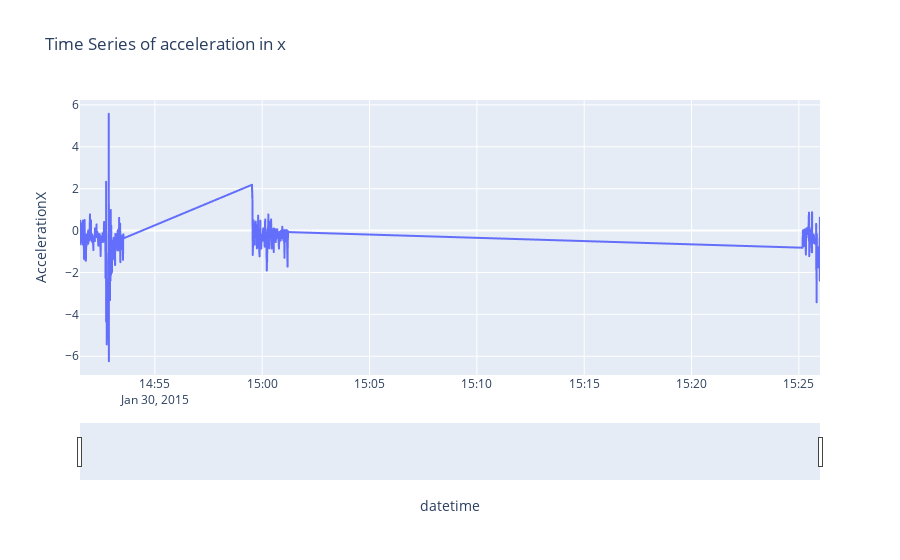

This figure's notebook cell:
### Code cell
rng = range(0, 2000)
fig = px.line(m1_sphone_df.iloc[rng], x='datetime', y='AccelerationX', title='Time Series of acceleration in x')

fig.update_xaxes(rangeslider_visible=True)
fig.show()

### Figure 1 — Plotly figure (JSON) as saved in the notebook; plotly's stock layout.template omitted (floating-point values rounded to 4 significant figures; data arrays with more than 128 entries replaced by an {"elided": "..."} marker saying what was removed)
{"data": [{"hovertemplate": "datetime=%{x}<br>AccelerationX=%{y}<extra></extra>", "legendgroup": "", "line": {"color": "#636efa", "dash": "solid"}, "marker": {"symbol": "circle"}, "mode": "lines", "name": "", "showlegend": false, "type": "scattergl", "x": {"elided": "2000 str values"}, "xaxis": "x", "y": {"elided": "2000 float values"}, "yaxis": "y"}], "layout": {"legend": {"tracegroupgap": 0}, "title": {"text": "Time Series of acceleration in x"}, "xaxis": {"anchor": "y", "domain": [0, 1], "rangeslider": {"visible": true}, "title": {"text": "datetime"}}, "yaxis": {"anchor": "x", "domain": [0, 1], "title": {"text": "AccelerationX"}}}}
